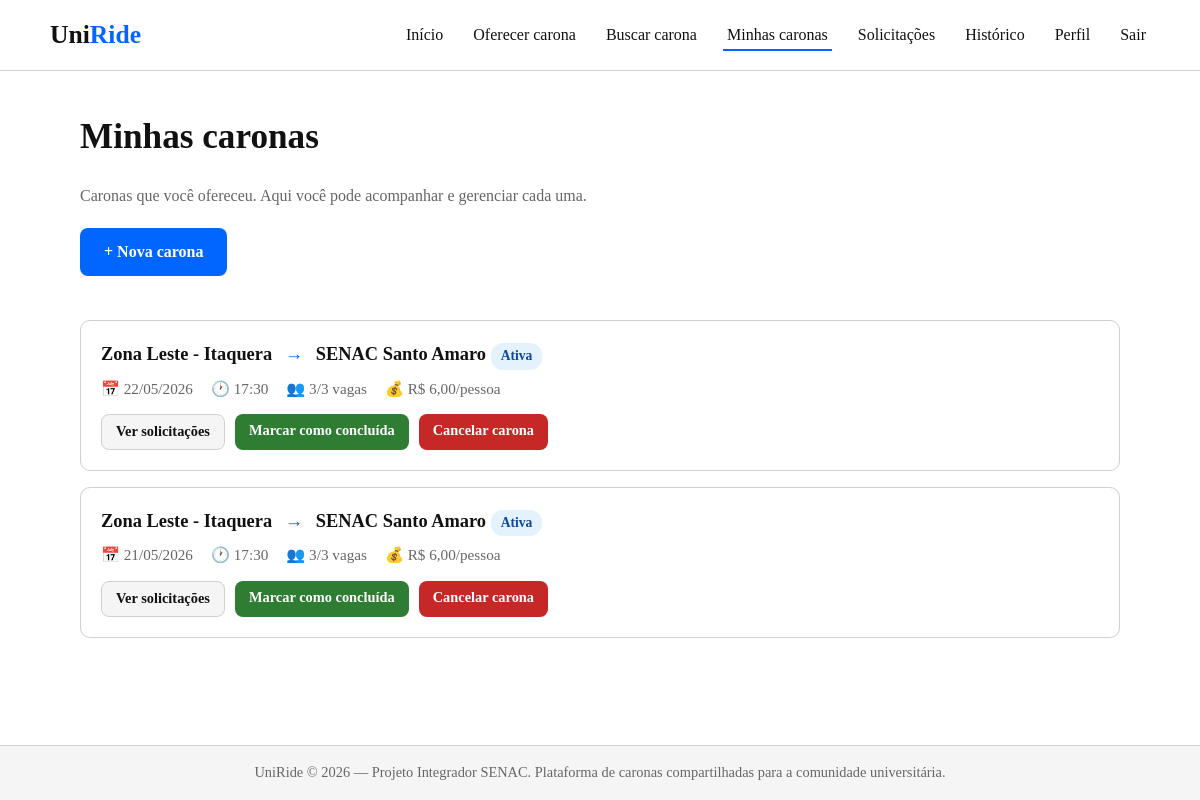
Page /caronas_minhas.php (signed in) on the committed database.
### tables this page shows
CREATE TABLE caronas (
    id                   INT AUTO_INCREMENT PRIMARY KEY,
    motorista_id         INT NOT NULL,
    origem               VARCHAR(200) NOT NULL,
    destino              VARCHAR(200) NOT NULL,
    data_viagem          DATE NOT NULL,
    horario_saida        TIME NOT NULL,
    vagas_total          INT  NOT NULL,
    vagas_disponiveis    INT  NOT NULL,
    valor_por_passageiro DECIMAL(8,2) NOT NULL DEFAULT 0.00,
    veiculo_modelo       VARCHAR(100) NOT NULL,
    veiculo_placa        VARCHAR(10)  NOT NULL,
    veiculo_cor          VARCHAR(30)  NOT NULL,
    observacoes          TEXT,
    status               ENUM('ativa','concluida','cancelada') DEFAULT 'ativa',
    data_criacao         DATETIME DEFAULT CURRENT_TIMESTAMP,

    CONSTRAINT fk_caronas_motorista
        FOREIGN KEY (motorista_id) REFERENCES usuarios(id) ON DELETE CASCADE,

    INDEX idx_status (status),
    INDEX idx_data_viagem (data_viagem)
);

### includes/funcoes.php (called while the page is built, shortened)
<?php
function h($valor): string {
    return htmlspecialchars((string)$valor, ENT_QUOTES, 'UTF-8');
}
function data_br(?string $data): string {
    $ts = strtotime($data);
    return $ts ? date('d/m/Y', $ts) : '—';
}
function moeda_br(float $valor): string {
    return 'R$ ' . number_format($valor, 2, ',', '.');
}

### public/caronas_minhas.php (the view, shortened to what this page needs)
<?php
require_once __DIR__ . '/../config/conexao.php';
$uid = (int)$_SESSION['usuario_id'];
$stmt = $pdo->prepare("
    SELECT c.*,
           (SELECT COUNT(*) FROM solicitacoes s
             WHERE s.carona_id = c.id AND s.status = 'pendente') AS solicitacoes_pendentes
      FROM caronas c
     WHERE c.motorista_id = :uid
     ORDER BY FIELD(c.status,'ativa','concluida','cancelada'),
              c.data_viagem DESC, c.horario_saida DESC
");
$stmt->execute([':uid' => $uid]);
$minhas_caronas = $stmt->fetchAll();
include __DIR__ . '/../includes/header.php';
?>
<h1>Minhas caronas</h1>
<p style="color:#666; margin-bottom:20px;">Caronas que você ofereceu. Aqui você pode acompanhar e gerenciar cada uma.</p>
<a href="carona_criar.php" class="btn btn-primario" style="width:auto; margin-bottom:24px;">+ Nova carona</a>
<?php if (empty($minhas_caronas)): ?>
    <div class="vazio">
        <p>Você ainda não ofereceu nenhuma carona.</p>
        <a href="carona_criar.php" class="btn btn-primario" style="width:auto;">Oferecer minha primeira carona</a>
    </div>
<?php else: ?>
    <div class="lista-caronas">
        <?php foreach ($minhas_caronas as $c): ?>
            <div class="card-carona">
                <div class="rota">
                    <?= h($c['origem']) ?>
                    <span class="seta">→</span>
                    <?= h($c['destino']) ?>
                    <span class="badge badge-<?= h($c['status']) ?>"><?= h(ucfirst($c['status'])) ?></span>
                </div>
                <div class="info-linha">
                    <span class="item">📅 <?= h(data_br($c['data_viagem'])) ?></span>
                    <span class="item">🕐 <?= h(substr($c['horario_saida'], 0, 5)) ?></span>
                    <span class="item">👥 <?= (int)$c['vagas_disponiveis'] ?>/<?= (int)$c['vagas_total'] ?> vagas</span>
                    <span class="item">💰 <?= h(moeda_br((float)$c['valor_por_passageiro'])) ?>/pessoa</span>
                </div>
                <div class="acoes">
                    <a href="solicitacoes.php?aba=recebidas" class="btn btn-secundario btn-sm">Ver solicitações</a>
                    <?php if ($c['status'] === 'ativa'): ?>
                        <a href="?acao=concluir&id=<?= (int)$c['id'] ?>"
                           class="btn btn-sucesso btn-sm"
                           data-confirma="Marcar esta carona como concluída?">Marcar como concluída</a>
                        <a href="?acao=cancelar&id=<?= (int)$c['id'] ?>"
                           class="btn btn-perigo btn-sm"
                           data-confirma="Cancelar esta carona? Os passageiros pendentes serão notificados.">Cancelar carona</a>
                    <?php endif; ?>
                </div>
            </div>
        <?php endforeach; ?>
    </div>
<?php endif; ?>
<?php include __DIR__ . '/../includes/footer.php'; ?>

### assets/css/style.css (style rules this page uses)
* { margin: 0; padding: 0; box-sizing: border-box; }
:root { --azul-primario: #0066FF; --azul-hover: #0052CC; --azul-escuro: #1A3A6B; --cinza-borda: #D0D0D0; --cinza-claro: #F5F5F5; --cinza-texto: #666666; --cinza-placeholder: #999999; --preto: #111111; --branco: #FFFFFF; --verde-sucesso: #2E7D32; --verde-bg: #E8F5E9; --vermelho-erro: #C62828; --vermelho-bg: #FFEBEE; --amarelo-aviso: #F57F17; --amarelo-bg: #FFF8E1; }
body { font-family: 'Georgia', 'Times New Roman', serif; background-color: var(--branco); color: var(--preto); line-height: 1.5; min-height: 100vh; display: flex; flex-direction: column; }
h1, h2, h3, h4 { font-family: 'Georgia', 'Times New Roman', serif; font-weight: bold; color: var(--preto); margin-bottom: 20px; }
h1 { font-size: 2.2rem; }
p { margin-bottom: 12px; }
a { color: var(--azul-primario); text-decoration: none; }
.btn { display: inline-block; padding: 12px 24px; font-family: inherit; font-size: 1rem; font-weight: bold; border: none; border-radius: 8px; cursor: pointer; text-align: center; text-decoration: none; transition: background-color 0.15s, transform 0.05s; }
.btn-primario { background-color: var(--azul-primario); color: var(--branco); width: 100%; }
.btn-secundario { background-color: var(--cinza-claro); color: var(--preto); border: 1px solid var(--cinza-borda); }
.btn-perigo { background-color: var(--vermelho-erro); color: var(--branco); }
.btn-sucesso { background-color: var(--verde-sucesso); color: var(--branco); }
.btn-sm { padding: 6px 14px; font-size: 0.9rem; }
.lista-caronas { display: grid; grid-template-columns: 1fr; gap: 16px; margin-top: 20px; }
.card-carona { border: 1px solid var(--cinza-borda); border-radius: 10px; padding: 20px; background-color: var(--branco); transition: box-shadow 0.15s; }
.card-carona .rota { font-size: 1.15rem; font-weight: bold; margin-bottom: 8px; }
.card-carona .rota .seta { color: var(--azul-primario); margin: 0 8px; }
.card-carona .info-linha { display: flex; flex-wrap: wrap; gap: 18px; color: var(--cinza-texto); font-size: 0.95rem; margin-bottom: 12px; }
.card-carona .info-linha .item { display: inline-flex; align-items: center; gap: 6px; }
.card-carona .acoes { display: flex; gap: 10px; margin-top: 14px; }
.badge { display: inline-block; padding: 3px 10px; font-size: 0.85rem; font-weight: bold; border-radius: 12px; }
.badge-ativa { background: #E3F2FD; color: #0D47A1; }

### rows in the picture
caronas: origem "Zona Leste - Itaquera", destino "SENAC Santo Amaro", status "Ativa", data_viagem "22/05/2026", horario_saida "17:30", vagas_disponiveis "3", vagas_total "3", valor_por_passageiro "R$ 6,00"
caronas: origem "Zona Leste - Itaquera", destino "SENAC Santo Amaro", status "Ativa", data_viagem "21/05/2026", horario_saida "17:30", vagas_disponiveis "3", vagas_total "3", valor_por_passageiro "R$ 6,00"
